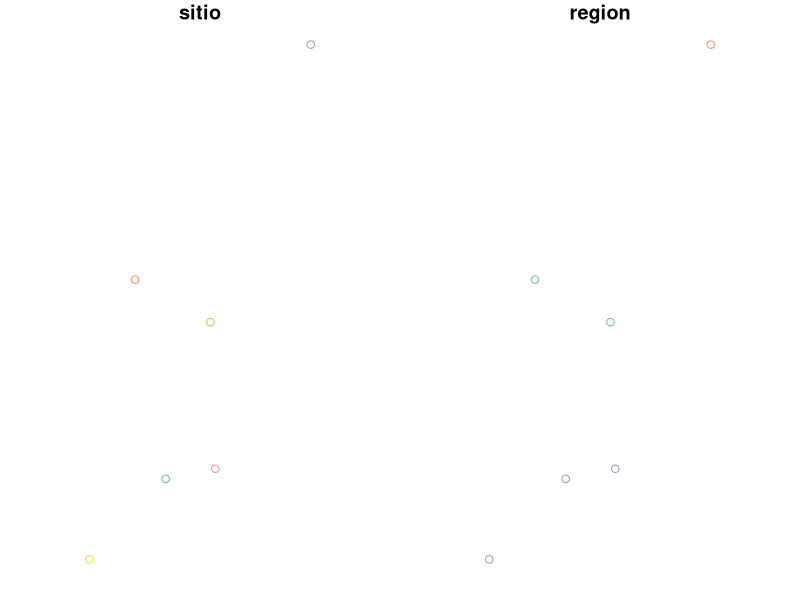
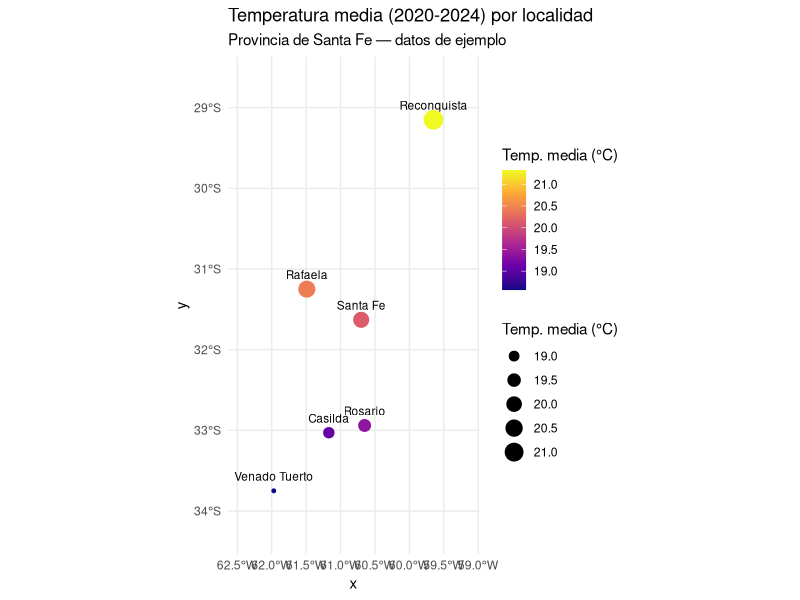
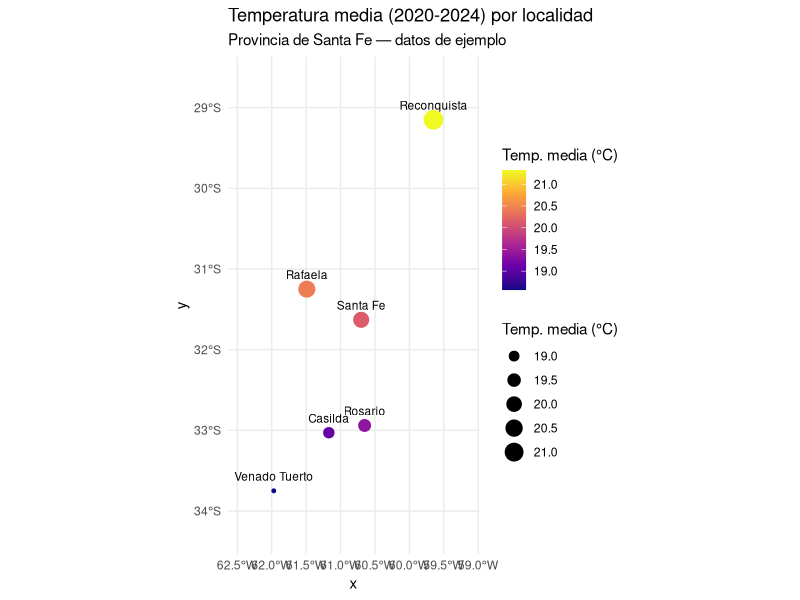

Recreate these plots in R, in order. (Note: this script raises an error after producing the figures.)
# =============================================================================
# CURSO DE R — LABORATORIO DE GEOGRAFÍA FÍSICA Y AMBIENTAL (FHUC-UNL)
# Introducción a R para el Análisis Estadístico, Gráfico y Espacial
# -----------------------------------------------------------------------------
# Adrián Contursi Reynoso | acontursi@fhuc.unl.edu.ar
# Facultad de Humanidades y Ciencias - Universidad Nacional del Litoral
# Repositorio: https://github.com/acontursi/curso-r-lab-geo
# Actualizado: 2026-08-24
# Licencia:    CC BY-NC-SA 4.0 — se permite compartir y adaptar citando la
#              fuente, sin fines comerciales
# =============================================================================

# =============================================================================
# Sesión 2 · Bloque 1 (90 min)
# Datos espaciales vectoriales con sf: CRS y mapa temático con ggplot2 + sf
# =============================================================================
#
# OBJETIVO DE ESTE BLOQUE
# Convertir una tabla con coordenadas en un objeto espacial, entender qué es
# un CRS (sistema de coordenadas de referencia), hacer una operación espacial
# simple y producir un mapa temático.

library(dplyr)
library(ggplot2)
library(sf)

# -----------------------------------------------------------------------------
# 1. De tabla a objeto espacial: st_as_sf()
# -----------------------------------------------------------------------------
# Partimos de una tabla común (lat/lon como columnas numéricas) y la
# convertimos en un objeto sf, que R reconoce como espacial.

estaciones <- read.csv("data/estaciones.csv")
head(estaciones)

estaciones_sf <- st_as_sf(
  estaciones,
  coords = c("lon", "lat"),  # OJO: siempre longitud primero, latitud después
  crs = 4326                 # EPSG:4326 = WGS84, el sistema lat/lon estándar
)

estaciones_sf
plot(estaciones_sf)

# La diferencia clave: ahora hay una columna "geometry" y el objeto "sabe"
# en qué sistema de coordenadas está.
class(estaciones_sf)
st_crs(estaciones_sf)$input  # nombre corto del CRS

# -----------------------------------------------------------------------------
# 2. ¿Qué es un CRS y por qué importa?
# -----------------------------------------------------------------------------
# Un CRS define cómo se traducen coordenadas (esféricas, en grados) a un plano.
# EPSG:4326 (lat/lon, WGS84) es el más común para almacenar datos, pero NO es
# ideal para medir distancias o áreas en metros porque los grados no
# representan una distancia constante en toda la Tierra.
#
# Para cálculos métricos en Argentina se suele reproyectar a un sistema en
# metros, por ejemplo POSGAR 2007 / Faja 5 (EPSG:5346) para la región centro.

estaciones_metros <- st_transform(estaciones_sf, crs = 5346)
st_crs(estaciones_metros)$input

# -----------------------------------------------------------------------------
# 3. Una operación espacial simple: distancias entre estaciones
# -----------------------------------------------------------------------------
# st_distance() requiere un CRS métrico para que el resultado esté en metros.
distancias <- st_distance(estaciones_metros)
distancias_km <- round(as.numeric(distancias) / 1000)
matriz_distancias_km <- matrix(distancias_km, nrow = nrow(estaciones_metros),
                                dimnames = list(estaciones_metros$sitio, estaciones_metros$sitio))
matriz_distancias_km

# ¿Cuáles son las dos localidades más alejadas entre sí?
diag(matriz_distancias_km) <- NA
which(matriz_distancias_km == max(matriz_distancias_km, na.rm = TRUE), arr.ind = TRUE)

# -----------------------------------------------------------------------------
# 4. Buffer: área de influencia alrededor de un punto
# -----------------------------------------------------------------------------
# Ejemplo: un radio de 50 km alrededor de cada estación (útil para pensar en
# área de representatividad de una estación meteorológica).
buffers_50km <- st_buffer(estaciones_metros, dist = 50000)  # distancia en metros

# -----------------------------------------------------------------------------
# 5. Combinar con los datos climáticos: mapa temático
# -----------------------------------------------------------------------------
# Unimos el resumen de temperatura promedio (calculado en la Sesión 1) a la
# capa espacial, para colorear cada punto según su temperatura.
datos <- read.csv("data/datos_climaticos_santafe.csv")

resumen_temp <- datos |>
  group_by(sitio) |>
  summarize(temp_promedio = mean(temperatura_media_c), .groups = "drop")

estaciones_mapa <- estaciones_sf |>
  left_join(resumen_temp, by = "sitio")

estaciones_mapa

# Mapa temático: puntos coloreados según temperatura promedio
# (se amplían los límites del mapa con coord_sf() para que las etiquetas de
# las localidades no queden recortadas en los bordes)
bbox <- st_bbox(estaciones_mapa)
margen <- 0.5  # grados de margen alrededor de los puntos

mapa_temperatura <- ggplot(estaciones_mapa) +
  geom_sf(aes(color = temp_promedio, size = temp_promedio)) +
  geom_sf_text(aes(label = sitio), nudge_y = 0.18, size = 3) +
  coord_sf(
    xlim = c(bbox["xmin"] - margen, bbox["xmax"] + margen),
    ylim = c(bbox["ymin"] - margen, bbox["ymax"] + margen)
  ) +
  scale_color_viridis_c(option = "plasma") +
  labs(
    title = "Temperatura media (2020-2024) por localidad",
    subtitle = "Provincia de Santa Fe — datos de ejemplo",
    color = "Temp. media (°C)",
    size = "Temp. media (°C)"
  ) +
  theme_minimal()

mapa_temperatura

ggsave("sesion-2-espacial-rmarkdown/mapa_temperatura.png",
       plot = mapa_temperatura, width = 7, height = 8, dpi = 150)

# -----------------------------------------------------------------------------
# 6. Guardar la capa espacial para usarla después (formato GeoPackage)
# -----------------------------------------------------------------------------
# GeoPackage (.gpkg) es preferible a Shapefile: un solo archivo, sin límite de
# 10 caracteres en nombres de columna, y sin problemas de encoding.
st_write(estaciones_mapa, "sesion-2-espacial-rmarkdown/estaciones_temperatura.gpkg",
         delete_dsn = TRUE, quiet = TRUE)

# -----------------------------------------------------------------------------
# 7. Ejercicio con datos propios
# -----------------------------------------------------------------------------
# Si tu dataset tiene coordenadas propias:
# a) Convertilo a objeto sf con st_as_sf().
# b) Reproyectalo a un CRS métrico apropiado para tu zona de estudio.
# c) Producí un mapa temático con geom_sf() coloreando por tu variable de
#    interés. Este mapa es el que vamos a insertar en el paper del Bloque 4.
